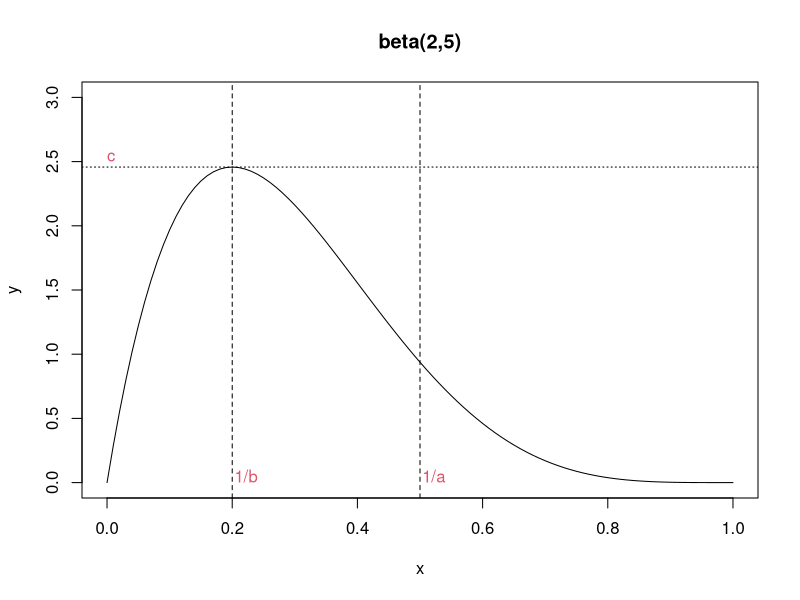
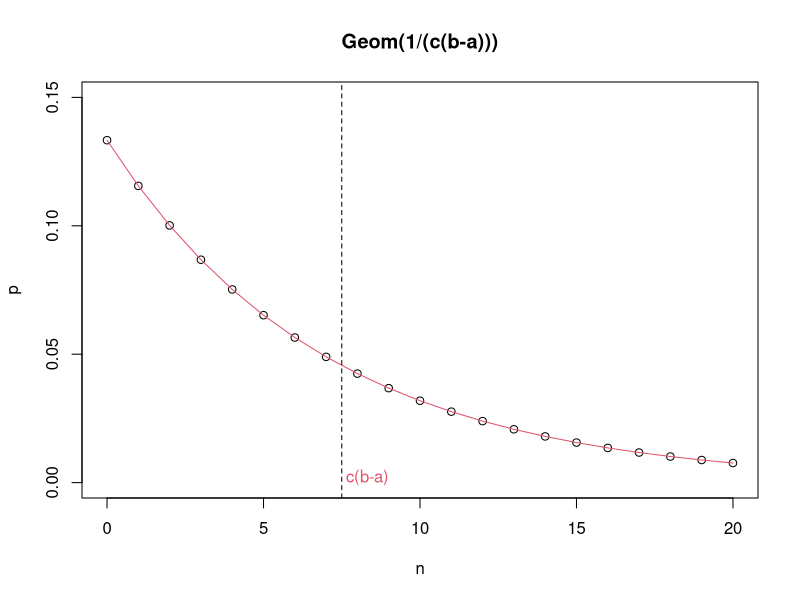

These charts were generated, in order, by the following R code:
## ---- chunk 1
cuckoo_egg <- c(22.0, 23.9, 20.9, 23.8, 25.0, 24.0, 21.7, 23.8, 22.8, 23.1, 23.1, 23.5, 23.0, 23.0)
max(cuckoo_egg)
mean(log(max(cuckoo_egg))-log(cuckoo_egg))^(-1)
## ---- chunk 2
plot(c(0,1), c(0,3), type = "n",main="beta(2,5)",xlab ="x", ylab ="y")
curve(dbeta(x,2,5, ncp = 0, log = FALSE),0,1,add =T)
abline(h=dbeta((2-1)/(2+5-2),2,5, ncp = 0, log = FALSE),lty=3);text(0,2.5, "c", col = 2, adj = c(0,0))
abline(v=(2-1)/(2+5-2),lty=2);text(0.2,0, "1/b", col = 2, adj = c(-.1,0));abline(v=1/2,lty=2);text(0.5,0, "1/a", col = 2, adj = c(-.1,0))

plot(c(0,20), c(0,0.15), type = "n",main="Geom(1/(c(b-a)))",xlab ="n", ylab ="p")
points(c(0:20),dgeom(c(0:20), 1/7.5, log = FALSE))
lines(c(0:20), dgeom(c(0:20), 1/7.5, log = FALSE), col = 2)
abline(v=2.5*(5-2),lty=2);text(7.5,0, "c(b-a)", col = 2, adj = c(-.1,0))
